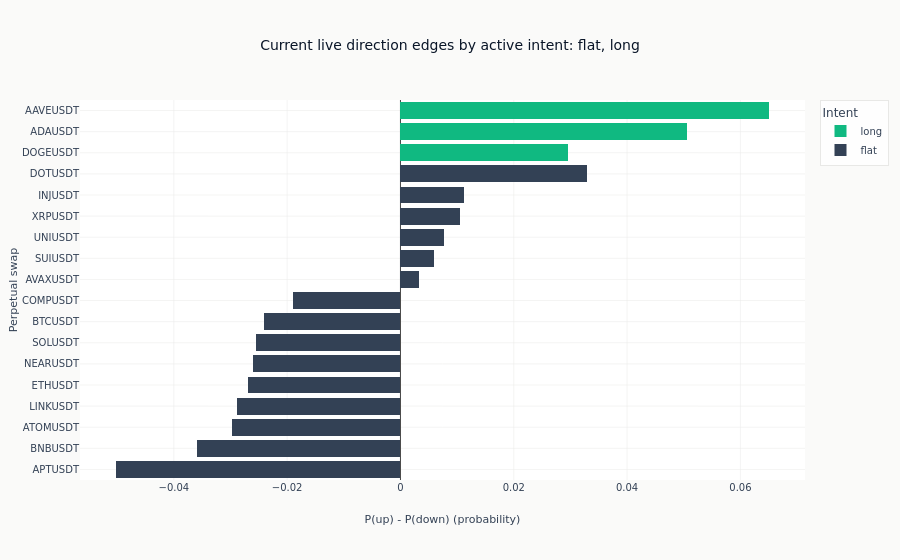

The cell this chart's notebook holds for it:
### Markdown cell above
The probability edge shows direction and strength in one view. Positive
values favour an upward move; negative values favour a downward move.

### Code cell
plot_predictions = predictions.with_columns(
    (pl.col("p_up") - pl.col("p_down")).alias("direction_edge")
).sort("direction_edge")
intent_colors = {
    "long": COLORS["positive"],
    "short": COLORS["negative"],
    "flat": COLORS["neutral"],
}
fig = go.Figure()
for intent in ["short", "flat", "long"]:
    subset = plot_predictions.filter(pl.col("intent") == intent)
    if len(subset) == 0:
        continue
    fig.add_bar(
        x=subset["direction_edge"].to_list(),
        y=subset["symbol"].to_list(),
        name=intent,
        orientation="h",
        marker_color=intent_colors[intent],
    )
fig.update_layout(
    title="Current live direction edges by active intent: "
    + ", ".join(plot_predictions["intent"].unique(maintain_order=True)),
    xaxis_title="P(up) - P(down) (probability)",
    yaxis_title="Perpetual swap",
    barmode="stack",
    legend_title_text="Intent",
)
fig.show()

### Figure 1 — Plotly figure (JSON) as saved in the notebook; plotly's stock layout.template omitted (floating-point values rounded to 4 significant figures)
{"data": [{"marker": {"color": "#334155"}, "name": "flat", "orientation": "h", "type": "bar", "x": [-0.05016, -0.03598, -0.02982, -0.02879, -0.02693, -0.02603, -0.02545, -0.02415, -0.01889, 0.003313, 0.00595, 0.007664, 0.01047, 0.01117, 0.03285], "y": ["APTUSDT", "BNBUSDT", "ATOMUSDT", "LINKUSDT", "ETHUSDT", "NEARUSDT", "SOLUSDT", "BTCUSDT", "COMPUSDT", "AVAXUSDT", "SUIUSDT", "UNIUSDT", "XRPUSDT", "INJUSDT", "DOTUSDT"]}, {"marker": {"color": "#10b981"}, "name": "long", "orientation": "h", "type": "bar", "x": [0.02955, 0.05065, 0.06501], "y": ["DOGEUSDT", "ADAUSDT", "AAVEUSDT"]}], "layout": {"barmode": "stack", "legend": {"title": {"text": "Intent"}}, "title": {"text": "Current live direction edges by active intent: flat, long"}, "xaxis": {"title": {"text": "P(up) - P(down) (probability)"}}, "yaxis": {"title": {"text": "Perpetual swap"}}}}
